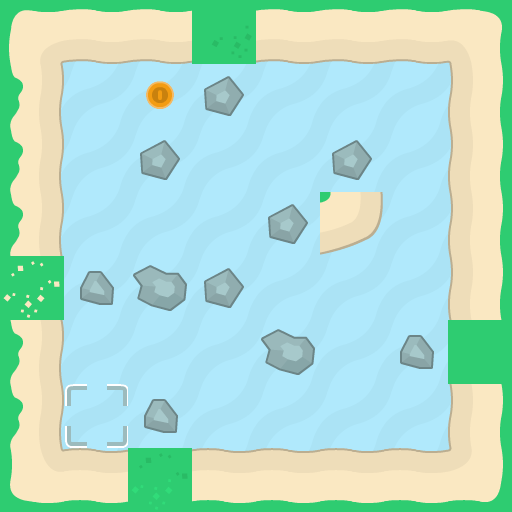

This game map was drawn from its Tiled (.tmx) file and the tilesets committed beside it. A one-line description and the full map source follow:
An orthogonal 8x8 tile map with 64x64 px tiles, 4 tile layers (background, walls, foreground, objects).

<map version="1.10" tiledversion="1.11.2" orientation="orthogonal" renderorder="right-down" width="8" height="8" tilewidth="64" tileheight="64" infinite="0" nextlayerid="6" nextobjectid="1">
 <properties>
  <property name="character_bottom" value="[[16,0]]" />
  <property name="character_left" value="[[16,3]]" />
  <property name="character_right" value="[[16,2]]" />
  <property name="character_top" value="[[16,1]]" />
 </properties>
 <tileset firstgid="1" source="tiles_sheet.tsx" />
 <layer id="4" name="background" width="8" height="8">
  <data encoding="csv">
77,77,77,77,77,77,77,77,
77,77,77,77,77,77,77,77,
77,77,77,77,77,77,77,77,
77,77,77,77,77,77,77,77,
77,77,77,77,77,77,77,77,
77,77,77,77,77,77,77,77,
77,77,77,77,77,77,77,77,
77,77,77,77,77,77,77,77
</data>
 </layer>
 <layer id="1" name="walls" width="8" height="8">
  <data encoding="csv">
38,58,58,42,58,58,58,39,
43,0,0,54,0,0,0,23,
43,0,54,0,0,54,0,23,
43,0,0,0,54,60,0,23,
25,52,53,54,0,0,0,23,
43,0,0,0,53,0,52,24,
43,0,52,0,0,0,0,23,
55,7,41,7,7,7,7,56
</data>
 </layer>
 <layer id="5" name="foreground" width="8" height="8">
  <data encoding="csv">
0,0,0,0,0,0,0,0,
0,0,0,0,0,0,0,0,
0,0,0,0,0,0,0,0,
0,0,0,0,0,0,0,0,
0,0,0,0,0,0,0,0,
0,0,0,0,0,0,0,0,
0,0,0,0,0,0,0,0,
0,0,0,0,0,0,0,0
</data>
 </layer>
 <layer id="3" name="objects" width="8" height="8">
  <data encoding="csv">
0,0,0,0,0,0,0,0,
0,0,85,0,0,0,0,0,
0,0,0,0,0,0,0,0,
0,0,0,0,0,0,0,0,
0,0,0,0,0,0,0,0,
0,0,0,0,0,0,0,0,
0,102,0,0,0,0,0,0,
0,0,0,0,0,0,0,0
</data>
 </layer>
</map>
